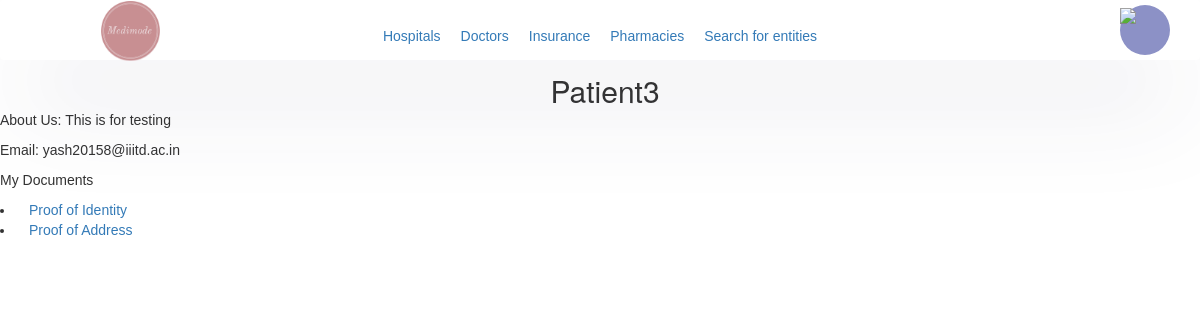
The page /medimode/profile (signed in) on the database as committed earlier.
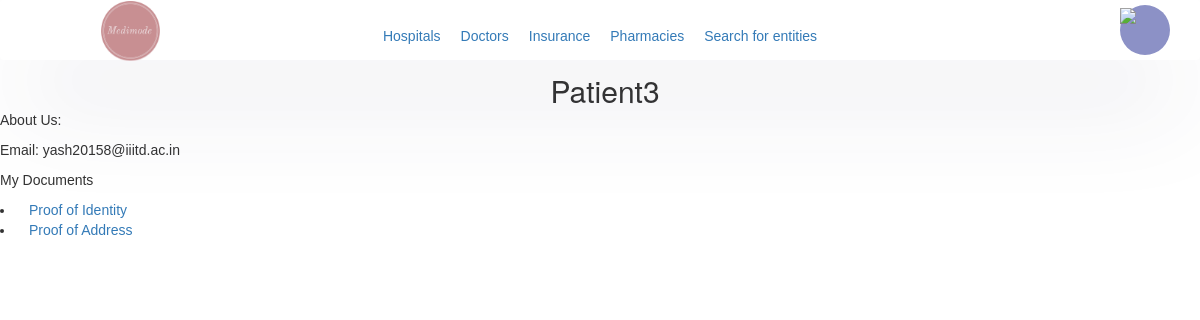
The same page on the database as committed later.
### medimode/models/user_models.py (models this page shows, shortened)
class Profile(models.Model):
	user = models.OneToOneField(User, on_delete=models.CASCADE, related_name='%(class)s')
	bio = models.TextField(max_length=500, blank=True)
	approved = models.BooleanField(default=False)
	@property
	def full_name(self):
		return self.user.first_name + " " + self.user.last_name

class User(AbstractUser):
	class UserRoleChoices(TextChoices):
		PATIENT = "patient"
		DOCTOR = "doctor"
		HOSPITAL = "hospital"
		PHARMACY = "pharmacy"
		INSURANCE = "insurance"
	role = models.TextField(choices=UserRoleChoices.choices, null=True)
	OTP_seed = encrypt(models.TextField(default=gen_otpseed))
	stripe_acct = models.TextField(max_length=100, blank=True)
	public_key = models.TextField(max_length=100, blank=True)

### medimode/models/doc_models.py (models this page shows, shortened)
class Document(models.Model):
	doc_file = models.FileField(upload_to='uploads/documents')
	filename = models.CharField(max_length=100)

### medimode/modules/accounts/views.py (the view)
# urls.py: path('profile', views.ProfileView.as_view(), name='profile_details'),
class ProfileView(AuthDetailView):
	template_name = "medimode/_accounts/profile_detail.html"
	model = Profile
	def get_object(self, queryset=None):
		return self.request.user.profile
	def get_context_data(self, **kwargs):
		context = super().get_context_data()
		context['role'] = self.request.user.role
		role = self.request.user.role
		prf = str_to_model(role).objects.get(user=self.request.user)
		docs = []
		if role == "doctor":
			docs.extend([("Proof of Identity", prf.proof_of_identity),
									 ("Proof of Address", prf.proof_of_address),
									 ("Medical License", prf.medical_license)])
		elif role == "patient":
			docs.extend([("Proof of Identity", prf.proof_of_identity),
									 ("Proof of Address", prf.proof_of_address)])
			if prf.medical_info is not None:
				docs.append(("Medical Info", prf.medical_info))
		else:
			docs = ([("Image 0", prf.image0), ("Image 1", prf.image1)])
		context['docs'] = docs
		return context

### medimode/sanitation_tools.py (called while the page is built)
def str_to_model(model_name):
	if model_name is None:
		raise ValidationError("Model name not provided")
	mname = model_mapping.get(model_name)
	if mname is None:
		raise ValidationError("Invalid category of profile")
	return mname

### medimode/views_base.py (called while the page is built)
	def test_func(self):
		return self.request.user.is_staff or self.request.user.profile.approved

### templates/medimode/_accounts/profile_detail.html (shortened to what this page needs)
{% load static %}
<!DOCTYPE html>
<html lang="en">
<head>
    <link href="{% static 'home.css' %}" rel="stylesheet" />
    <link rel="stylesheet" href="https://maxcdn.bootstrapcdn.com/bootstrap/3.4.1/css/bootstrap.min.css">
</head>
<body>
    {% include 'navbar.html' %}
<h2 class="text-center">{{ object.full_name }}</h2>
<p>About Us: {{ object.bio }}</p>
<p>Email: {{ user.email }}</p>
    <div>
    <p>My Documents</p>
    <div>
    <div>
        {% for document in docs %}
        <li>
            <a href="/medimode/media/private/{{ document.1.doc_file.name }}">{{ document.0 }}</a>
        </li>
        {% endfor %}
    </div>
</body>
</html>

Rows that differ between the two databases and show on the page:
changed Profile "Patient3": bio "This is for testing" → (not shown)
